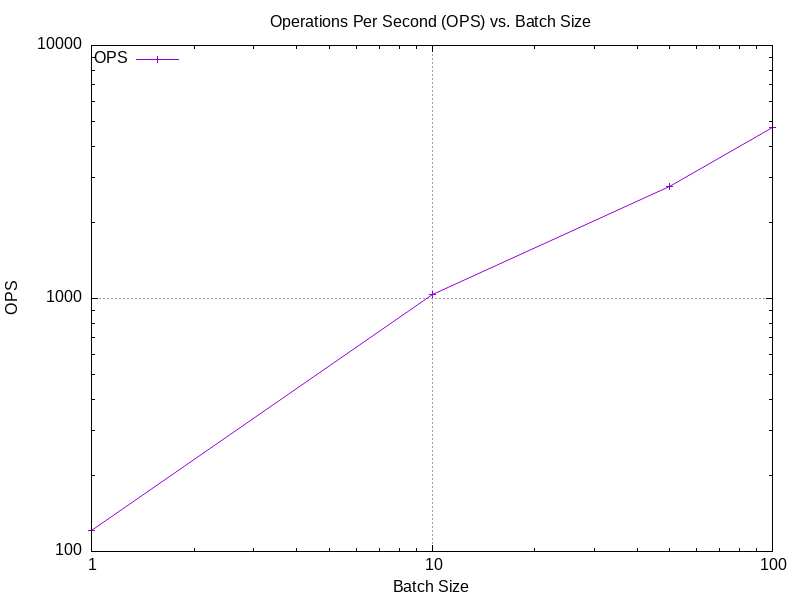

Recreate this plot in gnuplot.
set terminal png size 800,600
set output "benchmark_charts/ops_vs_batch_size.png"
set title "Operations Per Second (OPS) vs. Batch Size"
set xlabel "Batch Size"
set ylabel "OPS"
set grid
set key top left
set logscale x
set logscale y
plot "benchmark_results/tigerbeetle/benchmark_results.csv" using 1:3 with linespoints title "OPS"
